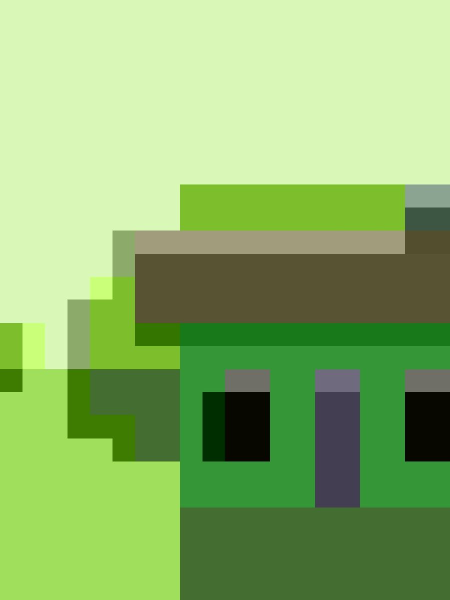
#> input picture backend/uploads/lego_scan_20251117_225854_scaled_2342d997-991c-4c8c-a3c8-fdfd425a1f014839660127052387776.jpg, 900 x 1200 px (shown at 1/2 size)
$ python -i color_detector.py   (imports and definitions only)
#> lines starting #> are read from the running program, lines starting #| are printed output that depends on the picture; after the words box and inside, x2 and y2 are one past the last pixel; in counts of white or black regions, pixels touching at a corner belong together
import cv2
import numpy as np


class LegoColorClassifier:
    def __init__(self):
        self.lego_colors_rgb = {
            'Red':         (196, 40,  27),
            'Dark Red':    (114, 14,  15),
            'Orange':      (218, 133, 65),
            'Yellow':      (240, 205, 97),
            'Lime Green':  (0,   175, 77),
            'Green':       (0,   143, 65),
            'Dark Green':  (0,   69,  26),
            'Light Blue':  (104, 195, 226),
            'Medium Blue': (115, 150, 200),
            'Blue':        (13,  105, 171),
            'Dark Blue':   (0,   32,  96),
            'Sand Blue':   (90,  113, 132),
            'Purple':      (107, 50,  124),
            'Magenta':     (163, 0,   91),
            'White':       (242, 243, 242),
            'Light Gray':  (163, 162, 164),
            'Dark Gray':   (99,  95,  97),
            'Black':       (27,  42,  52),
            'Brown':       (88,  57,  39),
            'Dark Tan':    (143, 121, 86),
            'Tan':         (222, 198, 156),
        }
        self.lego_lab_palette = {}
        for name, rgb in self.lego_colors_rgb.items():
            self.lego_lab_palette[name] = self.rgb_to_lab(rgb)
        self.debug = False

    @staticmethod
    def rgb_to_lab(rgb):
        r, g, b = rgb
        patch = np.uint8([[[b, g, r]]])
        lab = cv2.cvtColor(patch, cv2.COLOR_BGR2LAB)[0, 0].astype(np.float32)
        return lab

    def _safe_crop(self, img, margin_ratio=0.12):
        h, w = img.shape[:2]
        if h < 12 or w < 12:
            return img
        my = int(h * margin_ratio)
        mx = int(w * margin_ratio)
        return img[my:h-my, mx:w-mx]

    def _center_mask(self, shape, radius_ratio=0.42):
        h, w = shape[:2]
        mask = np.zeros((h, w), dtype=np.uint8)
        cx, cy = w // 2, h // 2
        rx, ry = int(w * radius_ratio), int(h * radius_ratio)
        cv2.ellipse(mask, (cx, cy), (rx, ry), 0, 0, 360, 255, -1)
        return mask > 0

    def _build_brick_mask(self, img_bgr):
        hsv = cv2.cvtColor(img_bgr, cv2.COLOR_BGR2HSV)
        lab = cv2.cvtColor(img_bgr, cv2.COLOR_BGR2LAB)
        H, S, V = cv2.split(hsv)
        L, A, B = cv2.split(lab)
        center = self._center_mask(img_bgr.shape)
        not_glare = ~((V > 245) & (S < 30))
        not_deep_shadow = V > 20
        chromatic = S > 35
        neutral = (S <= 35) & (L > 35) & (L < 240)
        mask = center & not_glare & not_deep_shadow & (chromatic | neutral)
        return mask

    def _robust_representative_lab(self, img_bgr, mask):
        lab = cv2.cvtColor(img_bgr, cv2.COLOR_BGR2LAB).astype(np.float32)
        pixels = lab[mask]
        if len(pixels) < 40:
            return None
        low = np.percentile(pixels, 10, axis=0)
        high = np.percentile(pixels, 90, axis=0)
        keep = np.all((pixels >= low) & (pixels <= high), axis=1)
        trimmed = pixels[keep]
        if len(trimmed) < 20:
            trimmed = pixels
        return np.median(trimmed, axis=0)

    def _lab_distance(self, a, b):
        dL = a[0] - b[0]
        da = a[1] - b[1]
        db = a[2] - b[2]
        return np.sqrt((0.8 * dL) ** 2 + (1.2 * da) ** 2 + (1.2 * db) ** 2)

    def _neutral_override(self, rep_lab):
        L, A, B = rep_lab
        chroma = np.sqrt((A - 128) ** 2 + (B - 128) ** 2)
        if L < 55 and chroma < 18:
            return 'Black'
        if L > 220 and chroma < 15:
            return 'White'
        if 150 < L <= 220 and chroma < 16:
            return 'Light Gray'
        if 70 < L <= 150 and chroma < 16:
            return 'Dark Gray'
        return None

    def classify_crop(self, crop_bgr):
        if crop_bgr is None or crop_bgr.size == 0:
            return 'Unknown'
        crop_bgr = self._safe_crop(crop_bgr, margin_ratio=0.12)
        crop_bgr = cv2.resize(crop_bgr, (96, 96), interpolation=cv2.INTER_AREA)
        mask = self._build_brick_mask(crop_bgr)
        rep_lab = self._robust_representative_lab(crop_bgr, mask)
        if rep_lab is None:
            return 'Unknown'
        neutral_guess = self._neutral_override(rep_lab)
        if neutral_guess is not None:
            return neutral_guess
        best_name = 'Unknown'
        best_dist = float('inf')
        for name, ref_lab in self.lego_lab_palette.items():
            dist = self._lab_distance(rep_lab, ref_lab)
            if dist < best_dist:
                best_dist = dist
                best_name = name
        if self.debug:
            print(f'[ColorDebug] Rep Lab: {rep_lab}, best={best_name}, dist={best_dist:.2f}')
        return best_name

    # ── public interface (keeps app.py call sites unchanged) ──────────────

    def get_dominant_color(self, crop_bgr):
        """Public method — accepts a BGR numpy array crop, returns color name string."""
        return self.classify_crop(crop_bgr)

    def detect_color_from_image(self, image_path):
        """Public method — detects color from full image using center 60% crop."""
        img = cv2.imread(image_path)
#> img is the input picture: shape (1200, 900, 3); mean B, G, R 106.4, 180.4, 139.6
        if img is None:
            return 'Unknown'
        h, w = img.shape[:2]
#> h = 1200; w = 900
        cy, cx = h // 2, w // 2
#> cy = 600; cx = 450
        crop = img[int(cy * 0.2):int(cy * 1.8), int(cx * 0.2):int(cx * 1.8)]
        return self.classify_crop(crop)
#> in _build_brick_mask, `hsv = cv2.cvtColor(img_bgr, cv2.COLOR_BGR2HSV)`: hsv: shape (96, 96, 3); mean H, S, V 47.5, 128.3, 157.6
#> in _build_brick_mask, `lab = cv2.cvtColor(img_bgr, cv2.COLOR_BGR2LAB)`: lab: shape (96, 96, 3); mean of channels 0, 1, 2 151.6, 103.7, 159.3
#> in _build_brick_mask, `H, S, V = cv2.split(hsv)`:
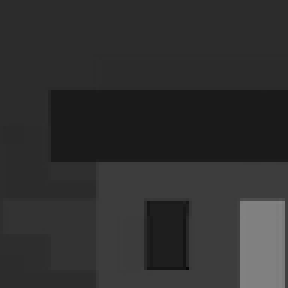
#> H: shape (96, 96) (shown 3 times larger); min 7, max 131, mean 47.5
#> in _build_brick_mask, `H, S, V = cv2.split(hsv)`:
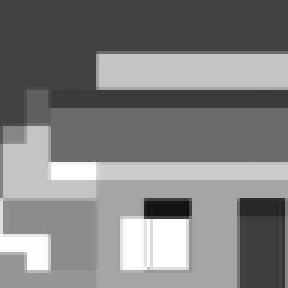
#> S: shape (96, 96) (shown 3 times larger); min 16, max 255, mean 128.3
#> in _build_brick_mask, `H, S, V = cv2.split(hsv)`:
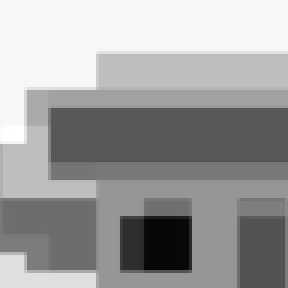
#> V: shape (96, 96) (shown 3 times larger); min 7, max 255, mean 157.6
#> in _build_brick_mask, `L, A, B = cv2.split(lab)`:
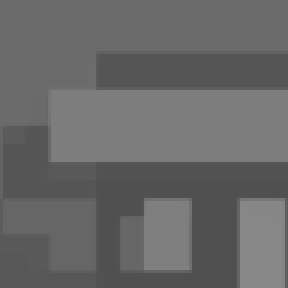
#> A: shape (96, 96) (shown 3 times larger); min 80, max 136, mean 103.7
#> in _build_brick_mask, `L, A, B = cv2.split(lab)`:
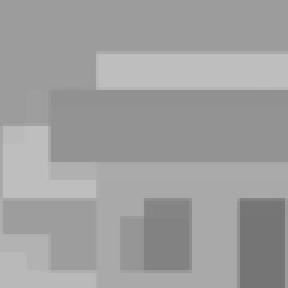
#> B: shape (96, 96) (shown 3 times larger); min 116, max 191, mean 159.3
#> in _center_mask, `cv2.ellipse(mask, (cx, cy), (rx, ry), 0, 0, 360, 255, -1)`:
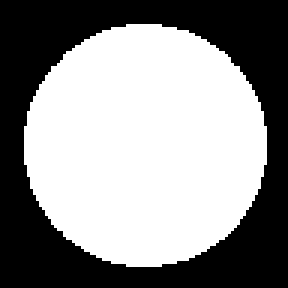
#> mask: shape (96, 96) (shown 3 times larger); 56% white; 1 black region, box (x1, y1, x2, y2) and area: (0, 0, 96, 96) 4059
#> in _build_brick_mask, `not_glare = ~((V > 245) & (S < 30))`: not_glare: shape (96, 96) bool; every value is 1
#> in _build_brick_mask, `not_deep_shadow = V > 20`: not_deep_shadow: shape (96, 96) bool; 97.2% white; 1 black region, box (x1, y1, x2, y2) and area: (48, 73, 63, 90) 255
#> in _build_brick_mask, `chromatic = S > 35`: chromatic: shape (96, 96) bool; 99.1% white; 2 black regions (1 under 20 px), largest, box (x1, y1, x2, y2) and area: (48, 67, 63, 72) 74
#> in _build_brick_mask, `mask = center & not_glare & not_deep_shadow & (chromatic | neutral)`: mask: shape (96, 96) bool; 53.5% white; 1 black region, box (x1, y1, x2, y2) and area: (0, 0, 96, 96) 4286
#> in _robust_representative_lab, `lab = cv2.cvtColor(img_bgr, cv2.COLOR_BGR2LAB).astype(np.float32)`:
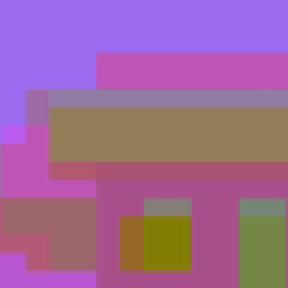
#> lab: shape (96, 96, 3) float32 (shown 3 times larger); mean of channels 0, 1, 2 151.6, 103.7, 159.3; drawn as B, G, R
#> in _robust_representative_lab, `low = np.percentile(pixels, 10, axis=0)`: low = [89, 80, 146]
#> in _robust_representative_lab, `high = np.percentile(pixels, 90, axis=0)`: high = [219, 125, 190]
#> in classify_crop, `rep_lab = self._robust_representative_lab(crop_bgr, mask)`: rep_lab = [113, 88, 169]
#> in _neutral_override, `L, A, B = rep_lab`: L = 113; A = 88; B = 169
#> in _neutral_override, `chroma = np.sqrt((A - 128) ** 2 + (B - 128) ** 2)`: chroma = 57.28
#> the loop in classify_crop, `for name, ref_lab in self.lego_lab_palette.items():` made 21 passes
#> (dL in _lab_distance, da in _lab_distance, db in _lab_distance, dist, best_dist) on passes 1, 2, 3, 5, 6: (3, -99, -6, 119, 119), (53, -81, 13, 107.2, 107.2), (-49, -67, -8, 89.96, 89.96), (-47, 19, 2, 44.04, 44.04), (-19, 11, 9, 22.85, 22.85)
#> (dL in _lab_distance, da in _lab_distance, db in _lab_distance, dist) on passes 4, 7, 8, 9, 10, 11: (-100, -40, -16, 95.25), (50, -10, 21, 48.78), (-77, -21, 65, 102.5), (-43, -41, 71, 104.2), (3, -41, 83, 111.1), (75, -58, 82, 134.6)
#> after the loop in classify_crop, `for name, ref_lab in self.lego_lab_palette.items():`: best_dist = 22.85; best_name = 'Green'

    def detect_color_from_bbox(self, image_path, bbox):
        """Public method — detects color from normalized bounding box region."""
        img = cv2.imread(image_path)
        if img is None:
            return 'Unknown'
        ih, iw = img.shape[:2]
        x1 = int(bbox.get('left', 0) * iw)
        y1 = int(bbox.get('top', 0) * ih)
        x2 = int((bbox.get('left', 0) + bbox.get('width', 1)) * iw)
        y2 = int((bbox.get('top', 0) + bbox.get('height', 1)) * ih)
        x1, y1 = max(0, x1), max(0, y1)
        x2, y2 = min(iw, x2), min(ih, y2)
        if (x2 - x1) < 10 or (y2 - y1) < 10:
            if self.debug:
                print(f'[ColorDebug] Bbox too small ({x2-x1}x{y2-y1}), falling back to full image')
            return self.detect_color_from_image(image_path)
        if self.debug:
            print(f'[ColorDebug] Using bbox crop: ({x1},{y1}) to ({x2},{y2}) on {ih}x{iw} image')
        crop = img[y1:y2, x1:x2]
        return self.classify_crop(crop)


# Backwards-compatible alias so any code referencing HSVColorClassifier still works
HSVColorClassifier = LegoColorClassifier

>>> result = LegoColorClassifier().detect_color_from_image('uploads/lego_scan_20251117_225854_scaled_2342d997-991c-4c8c-a3c8-fdfd425a1f014839660127052387776.jpg')
#> result = 'Green'
